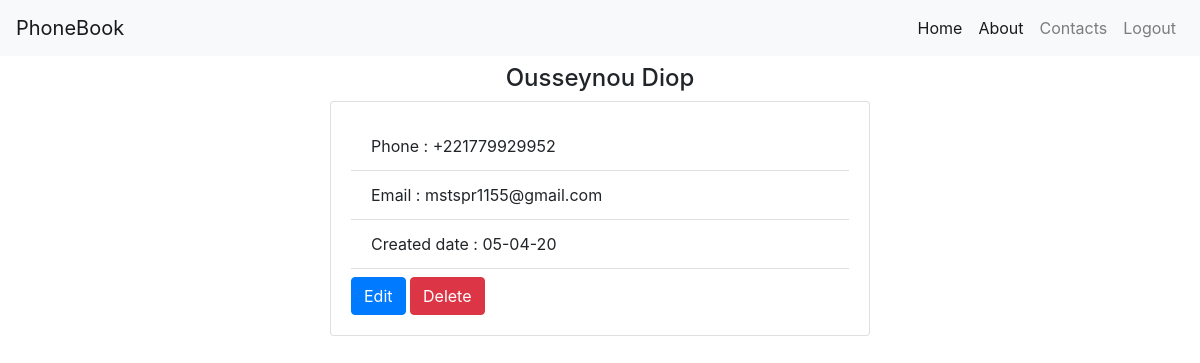
/contacts/5/details/ (signed in), run on the app's committed database.
### contact/models.py (models this page shows, shortened)
class Contact(models.Model):
    first_name = models.CharField(max_length=150)
    last_name = models.CharField(max_length=150)
    phone = models.CharField(max_length=150)
    email = models.CharField(max_length=150, blank=True)
    created_by = models.ForeignKey(User, on_delete=models.SET_NULL, null=True)
    created_at = models.DateTimeField(auto_now_add=True)

### contact/views.py (the view)
# urls.py: path("contacts/<int:id>/details/", contact_details, name="details"),
@login_required(login_url="/login/")
def contact_details(request, id):
    contact = get_object_or_404(Contact, id=id)
    context = {"contact": contact}
    return render(request, "contact/contact_details.html", context)

### templates/contact/contact_details.html
{% extends "base.html" %}
{% block content %}
<div class="row">
  <div class="col-md-6 m-auto">
    <h4 class="text-center">
      {{ contact.first_name }} {{ contact.last_name }}
    </h4>
    <div class="card card-body">
      <ul class="list-group list-group-flush">
        <li class="list-group-item">
          Phone : {{ contact.phone }}
        </li>
        <li class="list-group-item">
          Email : {{ contact.email|default_if_none:"no email" }}
        </li>
        <li class="list-group-item">
          Created date : {{ contact.created_at|date:"m-d-y" }}
        </li>
      </ul>
      <div class="mt-2">
        <a href="{% url 'update' contact.id %}" class="btn btn-primary">Edit</a>
        <a href="{% url 'delete' contact.id %}" class="btn btn-danger"
          >Delete</a
        >
      </div>
    </div>
  </div>
</div>
{% endblock %}

### data on the page
Contact: first_name "Ousseynou", last_name "Diop", phone "+221779929952", email "mstspr1155@gmail.com", created_at "05-04-20"
